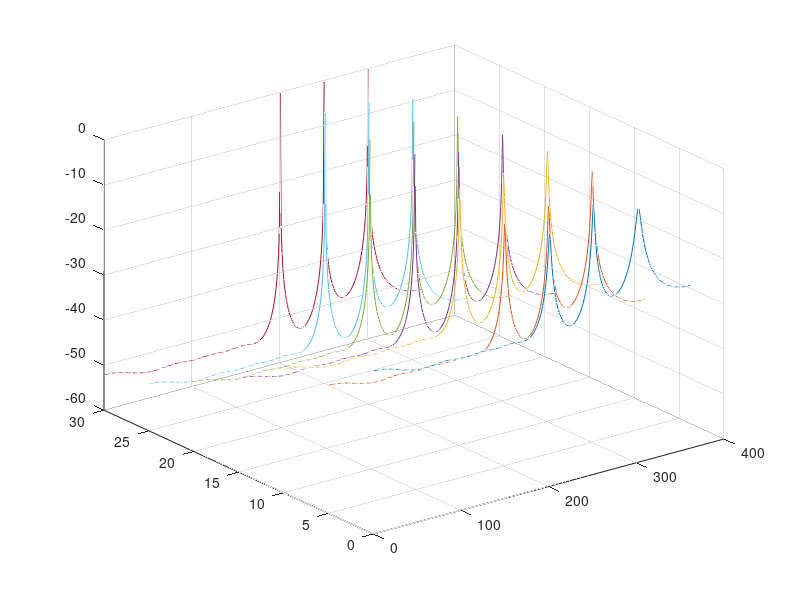
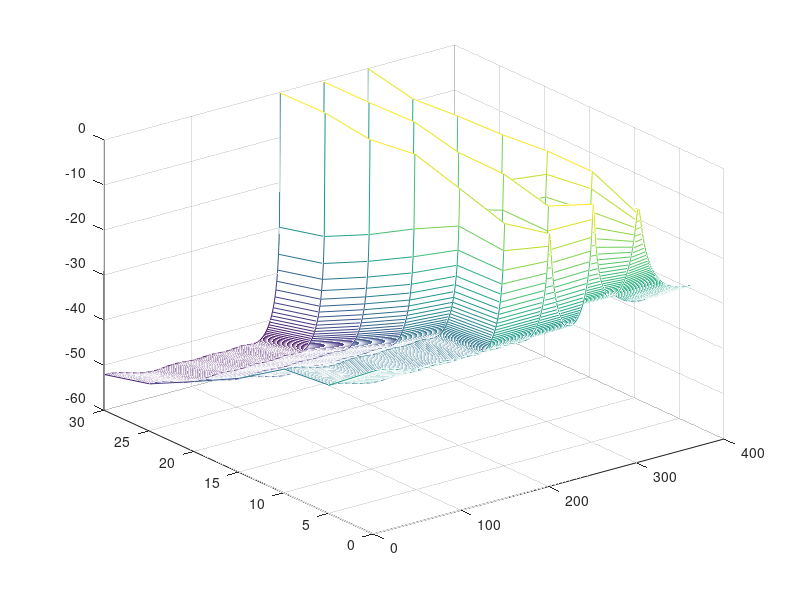

The MATLAB script that drew these images, in order:
clear all
close all

derad = pi / 180;
radeg = 180 / pi;
twpi = 2 * pi;

kelm = 8;                                          %阵元个数
dd = 0.5;                                          %阵元间距
d = 0: dd: (kelm - 1) * dd;

iwave = 3;                                         %待估计信号源数
theta = [10 35 60];                                %待估计角度为10 30 60
snr = 0:5:30;                                     %信噪比
n = 500;                                           %快拍数
SPA = ones(length(snr), 361);
ang = 1:1:361;

for i = 1: length(snr)
    A = exp(-j * twpi * d.' * sin(theta * derad));
    S = randn(iwave, n);
    X = A * S;
    X1 = awgn(X, snr(i), 'measured');
    Rxx = X1 * X1' / n;
    InvS = inv(Rxx);

    [EV, D] = eig(Rxx);                                %这里D为特征值的对角矩阵
    EVA = diag(D)';                                    %这里为特征值所组成的向量
    [EVA, I] = sort(EVA);
    EVA = fliplr(EVA);                                 %特征值从大到小排列
    EV = fliplr(EV(:, I));                             %特征向量依据特征值排列

    for iang = 1:361                                   %对每个角度求出谱估计
        angle(iang) = (iang - 181) / 2;
        phim = derad * angle(iang);
        a = exp(-j * twpi * d * sin(phim)).';
        L = iwave;
        En = EV(:, L+1:kelm);                          %将噪声子空间的投影算子求出
        SP(iang) = (a' * a) / (a' * En * En' * a);
    end
    SP = abs(SP);
    SPmax = max(SP);                                   %取谱估计的最大值
    SP = 10 * log10(SP / SPmax);                       %dB = 10lg(p/po)     (p:功率，po：基准功率)
    SPA(i,:) = SP;
end
[Angle, Snr] = meshgrid(ang, snr);
figure(1);
plot3(Angle', Snr', SPA');
grid on;
figure(2)
mesh(Angle', Snr', SPA');
% figure(3)
% mesh(Angle, Snr, SPA);
% h = plot(angle, SP);
% set(h, 'Linewidth', 2)
% xlabel('angle (degree)')
% ylabel('magnitude (dB)')
% axis([-90 90 -60 0])
% set(gca, 'XTick', [-90:30:90])
% grid on
